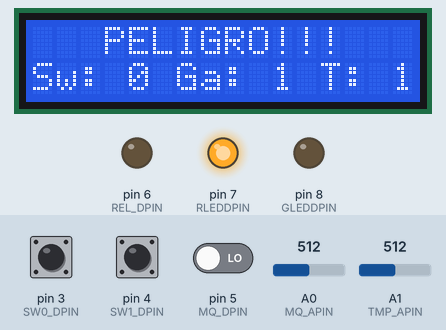
This sketch was run on a simulated Arduino Uno, built with avr-gcc and run on an emulated ATmega328P. Parts: 16×2 character LCD, output pins drawn as LEDs (lit = HIGH). The inputs (shaded band) are chosen by the test bench; at power-on: A1 (TMP_APIN) = 512, pin 5 (MQ_DPIN) LOW, pin 3 (SW0_DPIN) LOW, pin 4 (SW1_DPIN) LOW, A0 (MQ_APIN) = 512. What the sketch prints to the serial monitor is not drawn.

Above: at 1.2 s.
1.3 s: A1 (TMP_APIN) set to 154
11.4 s: A1 (TMP_APIN) set to 131
At 20.9 s:
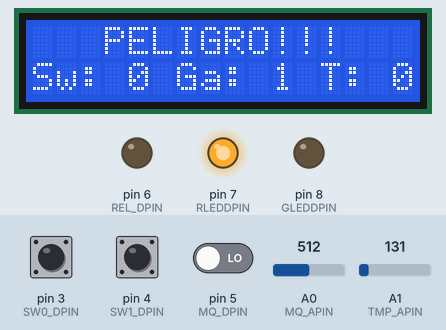
25.4 s: pin 5 (MQ_DPIN) driven HIGH
At 26.6 s:
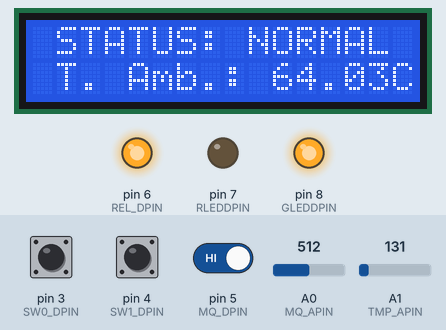
35.4 s: pin 3 (SW0_DPIN) pulled HIGH for 3 s
At 36.0 s:
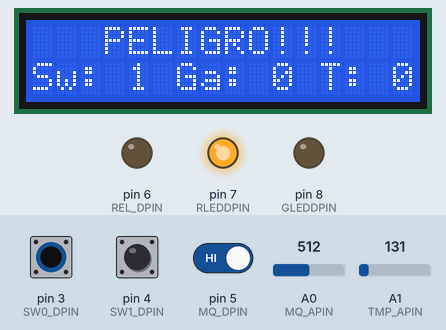
52.4 s: pin 4 (SW1_DPIN) pulled HIGH for 3 s
At 53.7 s:
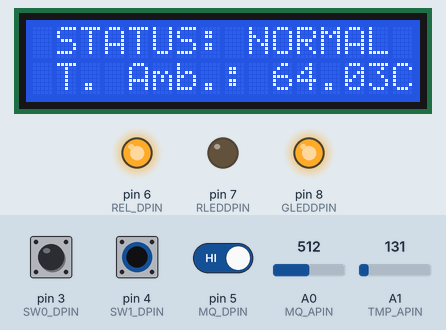
69.4 s: A1 (TMP_APIN) set to 0
At 69.8 s:
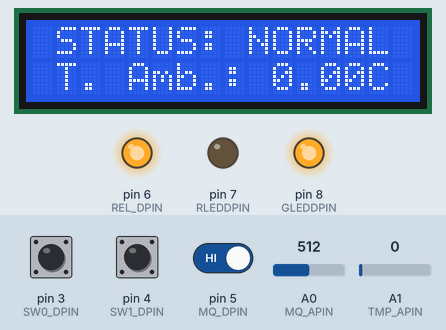
Timing chart, 0 to 72.4 s (numbered marks = the images above; inputs shaded):
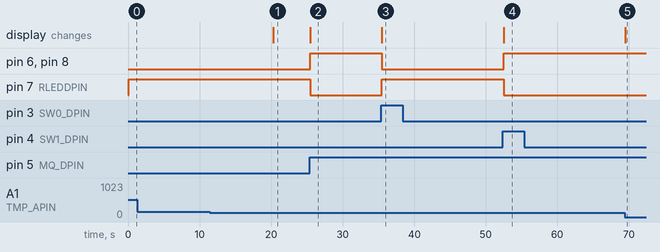

The sketch:

Alarma_Gas_TP_COMPLETO.ino
```cpp
//Librerias para contorl de LCD 16x2 con modulo I2C
//Limite de temperatura, hacer un delta para corte.
#include <Wire.h>
#include <LiquidCrystal_I2C.h>

LiquidCrystal_I2C lcd(0x3F,16,2);  //Crear el objeto lcd  dirección  0x3F y 16 columnas x 2 filas
                                   //Pines modulo I2C: Alimentacion: Fuente SDA A4 SCL A5
                                   //EP LCD 0x3F

//Pines analogicos
const int MQ_APIN = A0; //Pin analogico deteccion valores gas
const int TMP_APIN = A1; //Pin analogico deteccion temperatura ambiente

//Pines digitales
const int MQ_DPIN = 5; //Pin digital deteccion gas
const int SW0_DPIN = 3; //Pin digital pulsador corte manual
const int SW1_DPIN = 4; //Pin digital pulsador reset corte gas
const int REL_DPIN=6; //Pin digital relay valvula solenoide gas
const int RLEDDPIN=7; //Pin digital, LED rojo alerta
const int GLEDDPIN=8; //Pin digital, LED verde normal

//Otras configuraciones
const int MQ_DELAY = 50; //Retardo para actualizar si se detecta gas
const short int maxTemp=70; //Entero corto, temperatura maxima antes de habilitar corte de gas

//Datos variables del programa
bool corteSW=0; //Booleano, guarda si el corte manual esta activado
float tempAmb; //Flotante, temperatura ambiente

void setup()
{
  lcd.init(); //lcd.init();
  lcd.backlight(); //Encender la luz de fondo.
  lcd.home();

  lcd.print("  Cargando...   ");

  Serial.begin(9600); //Inicializa puerto serie para monitorear datos sensor

  Serial.println("  Cargando...   ");

  //Define entradas y salidas del Arduino
  //ANALOGICOS
  pinMode(MQ_APIN,INPUT); //ENTRADA, Señal analogica sensor de gas
  pinMode(TMP_APIN,INPUT); //ENTRADA, Señal analogica sensor de temperatura
  //DIGITALES
  pinMode(SW0_DPIN,INPUT); //ENTRADA, Señal digital switch corte de gas
  pinMode(SW1_DPIN,INPUT); //ENTRADA, Señal digital switch reset del corte de gas
  pinMode(MQ_DPIN,INPUT); //ENTRADA, Señal digital sensor de gas
  pinMode(REL_DPIN,OUTPUT); //SALIDA, Rele de valvula solenoide de gas
  pinMode(RLEDDPIN,OUTPUT); //SALIDA, LED Rojo
  pinMode(GLEDDPIN,OUTPUT); //SALIDA, LED Verde


}

void loop()
{
  //Lecturas - entradas
  bool dGas= digitalRead(MQ_DPIN); //Booleano, detecta gas o no. Lectura digital MQ_DPIN
  int aGas= analogRead(MQ_APIN); //Entero, detecta valores de gas devueltos por el sensor MQ_APIN
  bool dSW0= digitalRead(SW0_DPIN); //Booleano, detecta si el pulsador de corte manual fue activado
  bool dSW1= digitalRead(SW1_DPIN); //Booleano, detecta si el pulsador de reset de corte manual fue activado
  int aTmp= analogRead(TMP_APIN); //Entero, detecta señal del sensor de temperatura ambiente

  bool excTemp; //Booleano, indica si alcanzamos exceso de temperatura

  //Activa corte de gas manual en caso de presionar el switch
  if(dSW0==1)
  {
    corteSW=1;
  }

  //Resetea el corte de gas manual en caso de presionar el switch
  if(dSW1==1)
  {
    corteSW=0;
  }


  tempAmb=convertTemp(aTmp); //Temperatura ambiente en Celsius

  if(tempAmb>=maxTemp){
    excTemp=1;
  }

  else{
   excTemp=0;
  }

  interfaceGas(corteSW,dSW1,!dGas,excTemp);

  delay(MQ_DELAY);//Retardo aplicado para actualizar informacion
}

//Calcula la temperatura ambiente en base a la señal del sensor recibida
float convertTemp(int ADC_Snsr)
{
  float millivolts = (ADC_Snsr / 1023.0) * 5000;
  float celsius = millivolts / 10;

  return celsius;
}

//Interface en donde el sistema decide que decisiones tomar en base a las entradas por usuario y sensores
void interfaceGas(bool SW0, bool SW1, bool SG0, bool ST0)
{
  lcd.clear(); //Borra el contenido de la pantalla LCD
  lcd.home(); //Situamos cursor en posicion (0,0).

  //Estado normal
  if(SW0==0 && SG0==0 && ST0==0)
  {
    lcd.print(" STATUS: NORMAL ");
    lcd.setCursor(0,1); //Situa el cursor en el primer caracter de la fila inferior de la pantalla
    lcd.print(" T. Amb.: ");
    lcd.print(tempAmb);
    lcd.print("C");

    Serial.println(" STATUS: NORMAL ");
    Serial.print(" T. Amb.: ");
    Serial.print(tempAmb);
    Serial.println("C");

    digitalWrite(GLEDDPIN,HIGH); //LED Verde encendido
    digitalWrite(RLEDDPIN,LOW); //LED Rojo apagado

    digitalWrite(REL_DPIN,HIGH); //Activa el gas
  }
  //Si presiona el usuario ambas teclas error.
  else if(SW0==1 && SW1==1)
  {
    lcd.print("    ERROR!!!    ");
    lcd.setCursor(0,1); //Situa el cursor en el primer caracter de la fila inferior de la pantalla
    lcd.print(" Pres. un Switch");

    Serial.println("    ERROR!!!    ");
    Serial.println(" Pres. un Switch");

    digitalWrite(GLEDDPIN,LOW); //LED Verde apagado
    digitalWrite(RLEDDPIN,HIGH); //LED Rojo encendido

  }
  //En caso de un motivo de corte de gas, muestra cual es el problema
  else
  {
    lcd.print("   PELIGRO!!!   ");
    lcd.setCursor(0,1); //Situa el cursor en el primer caracter de la fila inferior de la pantalla
    lcd.print("Sw: ");
    lcd.print(SW0);
    lcd.print(" Ga: ");
    lcd.print(SG0);
    lcd.print(" T: ");
    lcd.print(ST0);

    Serial.println("   PELIGRO!!!   ");
    Serial.print("Sw: ");
    Serial.print(SW0);
    Serial.print(" Ga: ");
    Serial.print(SG0);
    Serial.print(" T: ");
    Serial.print(ST0);

    digitalWrite(GLEDDPIN,LOW); //LED Verde apagado
    digitalWrite(RLEDDPIN,HIGH); //LED Rojo encendido

    digitalWrite(REL_DPIN,LOW); //Desactiva el gas

    if(ST0==1) //En caso de corte de gas por exceso de temperatura ambiente, espera 10 segundos antes de tomar otra lectura. Evita comando inestable en la valvula con el valor limite.
      delay(10000);
  }
}
```

Measured:
- after the input at 1.3 s, every drawn part: stays the same
- after the input at 11.4 s, the display: changes after 8.9 s (image 1)
- after the input at 25.4 s, pin 6 (REL_DPIN), pin 8 (GLEDDPIN): LOW → HIGH after 0.11 s; pin 7 (RLEDDPIN): HIGH → LOW after 0.11 s; the display: changes after 0.11 s (image 2)
- after the input at 35.4 s, pin 6 (REL_DPIN), pin 8 (GLEDDPIN): HIGH → LOW after 0.06 s; pin 7 (RLEDDPIN): LOW → HIGH after 0.06 s; the display: changes after 0.06 s (image 3)
- after the input at 52.4 s, pin 6 (REL_DPIN), pin 8 (GLEDDPIN): LOW → HIGH after 0.09 s; pin 7 (RLEDDPIN): HIGH → LOW after 0.09 s; the display: changes after 0.09 s (image 4)
- after the input at 69.4 s, the display: changes after 0.11 s (image 5)
